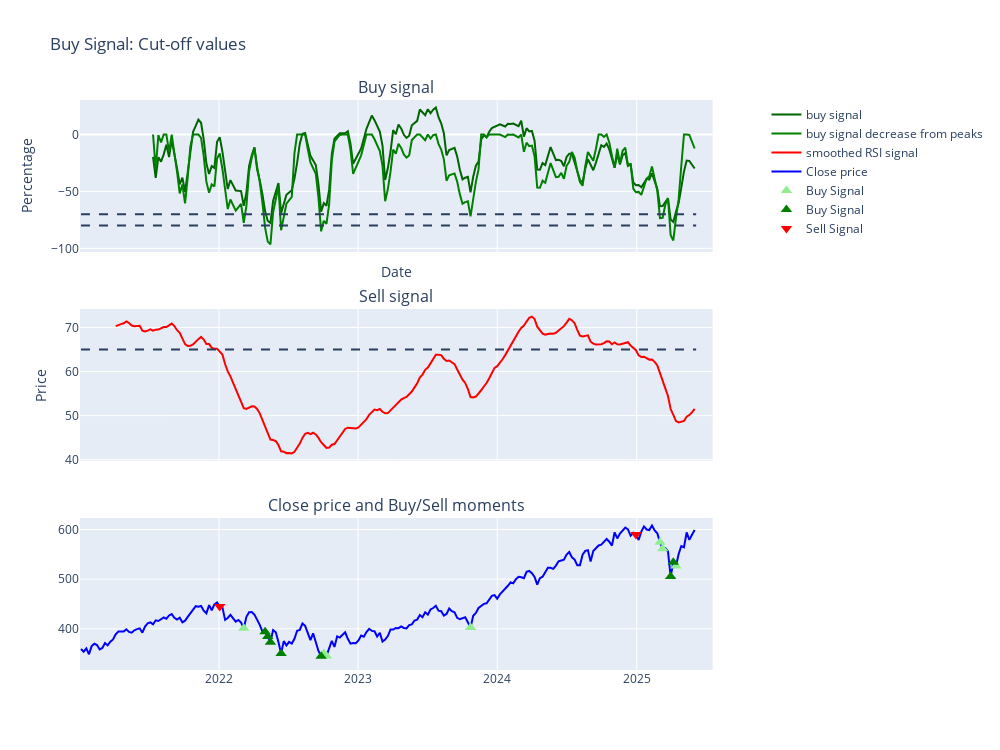

Notebook source saved alongside this figure:
### Code cell
def visualizing_buy_signal(buy_sell_signals):
    # create figure
    fig = make_subplots(rows=3, cols=1,
        shared_xaxes=True,
        vertical_spacing=0.10,
        row_heights=[20,20,20],
        subplot_titles=("Buy signal","Sell signal","Close price and Buy/Sell moments"),
        specs = [[{}],[{}],[{"secondary_y": True}]]
    )

    # ROW 1 subplot: adding buy signal and decrease 

    fig.add_trace(
        go.Scatter(x=buy_sell_signals.index, y=buy_sell_signals['buy']*25-80, name="buy signal", mode='lines', line=dict(color='darkgreen'),connectgaps=True), 
        secondary_y=False, row=1,col=1)

    fig.add_trace(
        go.Scatter(x=buy_sell_signals.index, y=buy_sell_signals['buy signal decrease'], name="buy signal decrease from peaks", mode='lines', line=dict(color='green'),connectgaps=True), 
        secondary_y=False, row=1,col=1)
    
    fig.add_shape(type='line', x0=buy_sell_signals.index[0], x1=buy_sell_signals.index[-1], y0=-70, y1=-70, line=dict(dash='dash'), secondary_y=False, row=1, col=1)
    fig.add_shape(type='line', x0=buy_sell_signals.index[0], x1=buy_sell_signals.index[-1], y0=-80, y1=-80, line=dict(dash='dash'), secondary_y=False, row=1, col=1)

    fig.update_yaxes(range=[-120,50], row=1,col=2,secondary_y=False) 
    fig.update_yaxes(title_text="Percentage", row=1, col=1)

    # ROW 2 subplot: adding buy signal and decrease 
    fig.add_trace(
        go.Scatter(x=buy_sell_signals.index, y=buy_sell_signals['RSI_smoothed'], name="smoothed RSI signal", mode='lines', line=dict(color='red'),connectgaps=True), 
        secondary_y=False, row=2,col=1)
    
    fig.add_shape(type='line', x0=buy_sell_signals.index[0], x1=buy_sell_signals.index[-1], y0=65, y1=65, line=dict(dash='dash'), secondary_y=False, row=2, col=1)

    # ROW 3 subplot:
    fig.add_trace(
        go.Scatter(x=buy_sell_signals.index, y=buy_sell_signals['close'], name="Close price", line=dict(color='blue'),connectgaps=True), row=3, col=1,
        secondary_y=False)

    # Buy signals (green triangle up)
    buy_signals = buy_sell_signals[buy_sell_signals['buy light'] == 1]
    fig.add_trace(go.Scatter(
        x=buy_signals.index,
        y=buy_signals['close'],
        mode='markers',
        name='Buy Signal',
        marker=dict(symbol='triangle-up', color='lightgreen', size=10)
    ),row=3, col=1,secondary_y=False)

    buy_signals = buy_sell_signals[buy_sell_signals['buy strong'] == 2]
    fig.add_trace(go.Scatter(
        x=buy_signals.index,
        y=buy_signals['close'],
        mode='markers',
        name='Buy Signal',
        marker=dict(symbol='triangle-up', color='green', size=10)
    ),row=3, col=1,secondary_y=False)

    sell_signals = buy_sell_signals[buy_sell_signals['sell'] == 1]
    fig.add_trace(go.Scatter(
        x=sell_signals.index,
        y=sell_signals['close'],
        mode='markers',
        name='Sell Signal',
        marker=dict(symbol='triangle-down', color='red', size=10)
    ),row=3, col=1,secondary_y=False)

    fig.update_yaxes(title_text="Price", row=2, col=1)

    # Update layout
    fig.update_layout(
        width=1000,
        height=750,
        title="Buy Signal: Cut-off values",
        xaxis_title="Date",
    )

    fig.show()

visualizing_buy_signal(buy_sell_signals)

### Figure 1 — Plotly figure (JSON) as saved in the notebook; plotly's stock layout.template omitted (floating-point values rounded to 4 significant figures; data arrays with more than 128 entries replaced by an {"elided": "..."} marker saying what was removed)
{"data": [{"connectgaps": true, "line": {"color": "darkgreen"}, "mode": "lines", "name": "buy signal", "type": "scatter", "x": {"elided": "1140 str values"}, "xaxis": "x", "y": {"elided": "1140 float values"}, "yaxis": "y"}, {"connectgaps": true, "line": {"color": "green"}, "mode": "lines", "name": "buy signal decrease from peaks", "type": "scatter", "x": {"elided": "1140 str values"}, "xaxis": "x", "y": {"elided": "1140 float values"}, "yaxis": "y"}, {"connectgaps": true, "line": {"color": "red"}, "mode": "lines", "name": "smoothed RSI signal", "type": "scatter", "x": {"elided": "1140 str values"}, "xaxis": "x2", "y": {"elided": "1140 float values"}, "yaxis": "y2"}, {"connectgaps": true, "line": {"color": "blue"}, "name": "Close price", "type": "scatter", "x": {"elided": "1140 str values"}, "xaxis": "x3", "y": {"elided": "1140 float values"}, "yaxis": "y3"}, {"marker": {"color": "lightgreen", "size": 10, "symbol": "triangle-up"}, "mode": "markers", "name": "Buy Signal", "type": "scatter", "x": ["2022-03-07T00:00:00.000000000", "2022-10-03T00:00:00.000000000", "2022-10-10T00:00:00.000000000", "2023-10-23T00:00:00.000000000", "2025-03-03T00:00:00.000000000", "2025-03-10T00:00:00.000000000", "2025-04-14T00:00:00.000000000"], "xaxis": "x3", "y": [400.8, 350.2, 345.2, 402.6, 574.2, 561.1, 526.4], "yaxis": "y3"}, {"marker": {"color": "green", "size": 10, "symbol": "triangle-up"}, "mode": "markers", "name": "Buy Signal", "type": "scatter", "x": ["2022-05-02T00:00:00.000000000", "2022-05-09T00:00:00.000000000", "2022-05-16T00:00:00.000000000", "2022-06-13T00:00:00.000000000", "2022-09-26T00:00:00.000000000", "2025-03-31T00:00:00.000000000", "2025-04-07T00:00:00.000000000"], "xaxis": "x3", "y": [393.7, 384.5, 372.9, 350.2, 344.8, 505.3, 533.9], "yaxis": "y3"}, {"marker": {"color": "red", "size": 10, "symbol": "triangle-down"}, "mode": "markers", "name": "Sell Signal", "type": "scatter", "x": ["2022-01-03T00:00:00.000000000", "2024-12-30T00:00:00.000000000"], "xaxis": "x3", "y": [444.7, 590.2], "yaxis": "y3"}], "layout": {"annotations": [{"font": {"size": 16}, "showarrow": false, "text": "Buy signal", "x": 0.47, "xanchor": "center", "xref": "paper", "y": 1, "yanchor": "bottom", "yref": "paper"}, {"font": {"size": 16}, "showarrow": false, "text": "Sell signal", "x": 0.47, "xanchor": "center", "xref": "paper", "y": 0.6333, "yanchor": "bottom", "yref": "paper"}, {"font": {"size": 16}, "showarrow": false, "text": "Close price and Buy/Sell moments", "x": 0.47, "xanchor": "center", "xref": "paper", "y": 0.2667, "yanchor": "bottom", "yref": "paper"}], "height": 750, "shapes": [{"line": {"dash": "dash"}, "type": "line", "x0": "2021-01-04T00:00:00", "x1": "2025-06-06T00:00:00", "xref": "x", "y0": -70, "y1": -70, "yref": "y"}, {"line": {"dash": "dash"}, "type": "line", "x0": "2021-01-04T00:00:00", "x1": "2025-06-06T00:00:00", "xref": "x", "y0": -80, "y1": -80, "yref": "y"}, {"line": {"dash": "dash"}, "type": "line", "x0": "2021-01-04T00:00:00", "x1": "2025-06-06T00:00:00", "xref": "x2", "y0": 65, "y1": 65, "yref": "y2"}], "title": {"text": "Buy Signal: Cut-off values"}, "width": 1000, "xaxis": {"anchor": "y", "domain": [0, 0.94], "matches": "x3", "showticklabels": false, "title": {"text": "Date"}}, "xaxis2": {"anchor": "y2", "domain": [0, 0.94], "matches": "x3", "showticklabels": false}, "xaxis3": {"anchor": "y3", "domain": [0, 0.94]}, "yaxis": {"anchor": "x", "domain": [0.7333, 1], "title": {"text": "Percentage"}}, "yaxis2": {"anchor": "x2", "domain": [0.3667, 0.6333], "title": {"text": "Price"}}, "yaxis3": {"anchor": "x3", "domain": [0, 0.2667]}, "yaxis4": {"anchor": "x3", "overlaying": "y3", "side": "right"}}}
